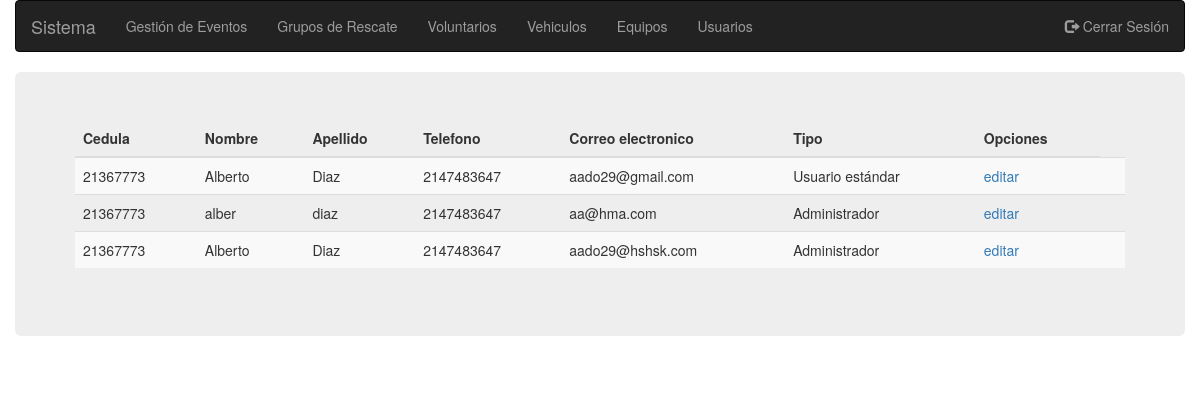
/usuarios.php?show=true (signed in), run on the app's committed database.
### tables this page shows
CREATE TABLE `users` (
  `id` int(11) NOT NULL,
  `ci` int(11) NOT NULL,
  `username` varchar(20) NOT NULL,
  `password` varchar(64) NOT NULL,
  `salt` varchar(100) NOT NULL,
  `firstName` varchar(45) NOT NULL,
  `lastName` varchar(45) NOT NULL,
  `phone` int(11) NOT NULL,
  `email` varchar(50) NOT NULL,
  `joined` datetime NOT NULL,
  `group` int(11) NOT NULL
);

### classes/Config.php (called while the page is built)
<?php
class Config {
    public static function get($path = NULL){
        if($path){
            $config = $GLOBALS['config'];
            $path = explode('/', $path);
            foreach ($path as $bit) {
                if(isset($config[$bit])){
                    $config = $config[$bit];
                }
            }
            return $config;
        }
        return FALSE;
    }
}

### classes/DB.php (called while the page is built, shortened)
<?php
class DB {
    private static $_instance = null;
    private $_pdo,
            $_query,
            $_error = false,
            $_results,
            $_count = 0;
    private function __construct() {
        try {
            $this->_pdo = new PDO(
                    'mysql:host='.Config::get('mysql/host').';dbname='.Config::get('mysql/db'),
                    Config::get('mysql/username'),
                    Config::get('mysql/password'));
        } catch (Exception $e) {
            die($e->getMessage());
        }
    }
    public static function getInstance(){
        if(!isset(self::$_instance)){
            self::$_instance = new DB();
        }
        return self::$_instance;
    }
    public function query($sql, $params = array()){
        $this->_error = FALSE;
        if (($this->_query = $this->_pdo->prepare($sql))) {
            $x = 1;
            if(count($params)){
                foreach ($params as $param) {
                    $this->_query->bindValue($x, $param);
                    $x++;
                }
            }
            if($this->_query->execute()){
                $this->_results = $this->_query->fetchAll(PDO::FETCH_OBJ);
                $this->_count =  $this->_query->rowCount();
            }else{
                $this->_error = TRUE;
            }
        }
        return $this;
    }
    public function action($action, $table, $where = array()){
        if(count($where) === 3){
            $operators = array('=','>','<','>=','<=');
            $field = $where[0];
            $operator = $where[1];
            $value = $where[2];
            if(in_array($operator, $operators)){
                $sql = "{$action} FROM {$table} WHERE {$field} {$operator} ?";
                if(!$this->query($sql, array($value))->error()){
                    return $this;
                }
            }
        }
        return FALSE;
    }
    public function get($table, $where){
        return $this->action('SELECT *', $table, $where);
    }
    public function results(){
        return $this->_results;
    }
    public function first(){
        return $this->results()[0];
    }
    public function error(){
        return $this->_error;
    }
    public function count(){
        return $this->_count;
    }
}

### classes/User.php (called while the page is built, shortened)
<?php
class User {
    private $_db,
            $_data,
            $_sessionName,
            $_cookieName,
            $_isLoggedIn;
    public function __construct($user = null) {
        $this->_db = DB::getInstance();
        $this->_sessionName = Config::get('session/session_name');
        if (!$user) {
            if (Session::exists($this->_sessionName)) {
                $user = Session::get($this->_sessionName);
                if ($this->find($user)) {
                    $this->_isLoggedIn = true;
                } else {
                }
            }
        } else {
            $this->find($user);
        }
    }
    public function find($user = null) {
        if ($user) {
            $field = (is_numeric($user)) ? 'id' : 'username';
            $data = $this->_db->get('users', array($field, '=', $user));
            if ($data->count()) {
                return true;
            }
        }
        return FALSE;
    }
    public function isLoggedIn() {
        return $this->_isLoggedIn;
    }
}

### classes/Session.php (called while the page is built, shortened)
<?php
class Session {
    public static function exists($name){
        return (isset($_SESSION[$name])) ? TRUE : FALSE;
    }
    public static function get($name){
        return $_SESSION[$name];
    }
}

### classes/Input.php (called while the page is built, shortened)
<?php
class Input {
    public static function exists($type = 'post'){
        switch ($type) {
            case 'post':
                return (!empty($_POST)) ? TRUE : FALSE;
                break;
            case 'get' :
                return (!empty($_GET) ? TRUE : FALSE);
                break;
        }
    }
    public static function get($item){
        if(isset($_POST[$item])){
            return $_POST[$item];
        }else if(isset ($_GET[$item])){
            return $_GET[$item];
        }
        return '';
    }
}

### classes/Sistem.php (called while the page is built, shortened)
<?php
class Sistem {
    private $_db,
            $_data,
            $_type;
    public function __construct($type = null) {
        if (!is_null($type)) {
            $this->_type = $type;
        } else {
            $this->_type = 'team';
        }
        $this->_db = DB::getInstance();
    }
    public function get($arg = null) {
        if (!is_null($arg)) {
            $data = $this->_db->get($this->_type, $arg);
            if ($data->count()) {
                $this->_data = $data->results();
                return true;
            }
        } else {
            return false;
        }
    }
    public function data() {
        return $this->_data;
    }
}

### usuarios.php (the view, shortened to what this page needs)
<?php
	gettemplate('header');
?>
<div class="container">
	<div class="row">
		<div class="jumbotron">
			<div class="row">
				<?php if (Input::exists('get') && Input::get('show')) : ?>
					<div class="col-sm-12">
						<table class="table table-striped">
							<thead>
								<tr>
									<th>Cedula</th>
									<th>Nombre</th>
									<th>Apellido</th>
									<th>Telefono</th>
									<th>Correo electronico</th>
									<th>Tipo</th>
									<th>Opciones</th>
								</tr>
							</thead>
							<tbody>
								<?php $sistem = new Sistem('users');
								if (!$sistem->get(array('id', '>', 0))) : ?>
									<tr>
										<td colspan="8"><h3><center>No hay registro</center></h3></td>
									</tr>
								<?php else :
									foreach ($sistem->data() as $user) { ?>
										<tr>
											<td><?php echo $user->ci; ?></td>
											<td><?php echo $user->firstName; ?></td>
											<td><?php echo $user->lastName; ?></td>
											<td><?php echo $user->phone; ?></td>
											<td><?php echo $user->email; ?></td>
											<td><?php echo getData($user->group, 'groups', 'name'); ?></td>
											<td><a href="?edit=<?php echo $user->id; ?>">editar</a><td>
										</tr>
									<?php } ?>
								<?php endif; ?>
							</tbody>
						</table>
					</div>
				<?php endif; ?>
			</div>
		</div>
	</div>
</div>
<?php gettemplate('footer');

### functions.php (shortened to what this page needs)
<?php
	function gettemplate($template = null) {
		if (!is_null($template)) {
			include 'templates/'.$template.'.php';
			return true;
		} else {
			return false;
		}
	}
	function getData($id = null, $table = null, $field = 'id') {
		if (!is_null($id)) {
			$sistem = new Sistem($table);
			if ($sistem->get(array('id', '=', $id))) {
				$result = $sistem->data()[0];
				return $result->$field;
			}
		}
		return 'No existente';
	}

### templates/header.php (shortened to what this page needs)
<?php $user = new User(); ?>
<!DOCTYPE html>
<html lang="en">
<head>
	<link rel="stylesheet" type="text/css" href="assets/lib/bootstrap/dist/css/bootstrap.min.css">
	<link rel="stylesheet" type="text/css" href="assets/css/main.css">
</head>
<body>
	<div class="container">
		<div class="row">
			<nav class="navbar navbar-inverse">
				<div class="container-fluid">
					<div class="navbar-header">
						<a class="navbar-brand" href="./index.php"><?php echo Config::get('template/name'); ?></a>
					</div>
					<ul class="nav navbar-nav">
						<li><a href="eventos.php">Gestión de Eventos</a></li>
						<li><a href="grupos.php">Grupos de Rescate</a></li>
						<li><a href="voluntarios.php">Voluntarios</a></li>
						<li><a href="vehiculos.php">Vehiculos</a></li>
						<li><a href="equipos.php">Equipos</a></li>
						<li><a href="usuarios.php">Usuarios</a></li>
					</ul>
					<ul class="nav navbar-nav navbar-right">
						<?php if (!$user->isLoggedIn()) { ?>
							<li><a href="login.php"><span class="glyphicon glyphicon-log-in"></span> Iniciar Sesión</a></li>
						<?php } else { ?>
							<li><a href="logout.php"><span class="glyphicon glyphicon-log-out"></span> Cerrar Sesión</a></li>
						<?php } ?>
					</ul>
				</div>
			</nav>
		</div>
	</div>

### templates/footer.php (shortened to what this page needs)
</body>
</html>

### data on the page
users: ci "21367773", firstName "Alberto", lastName "Diaz", phone "2147483647", email "aado29@gmail.com", group "Usuario estándar"
users: ci "21367773", firstName "alber", lastName "diaz", phone "2147483647", email "aa@hma.com", group "Administrador"
users: ci "21367773", firstName "Alberto", lastName "Diaz", phone "2147483647", email "aado29@hshsk.com", group "Administrador"

### other printed values
Config::get('template/name') "Sistema"
